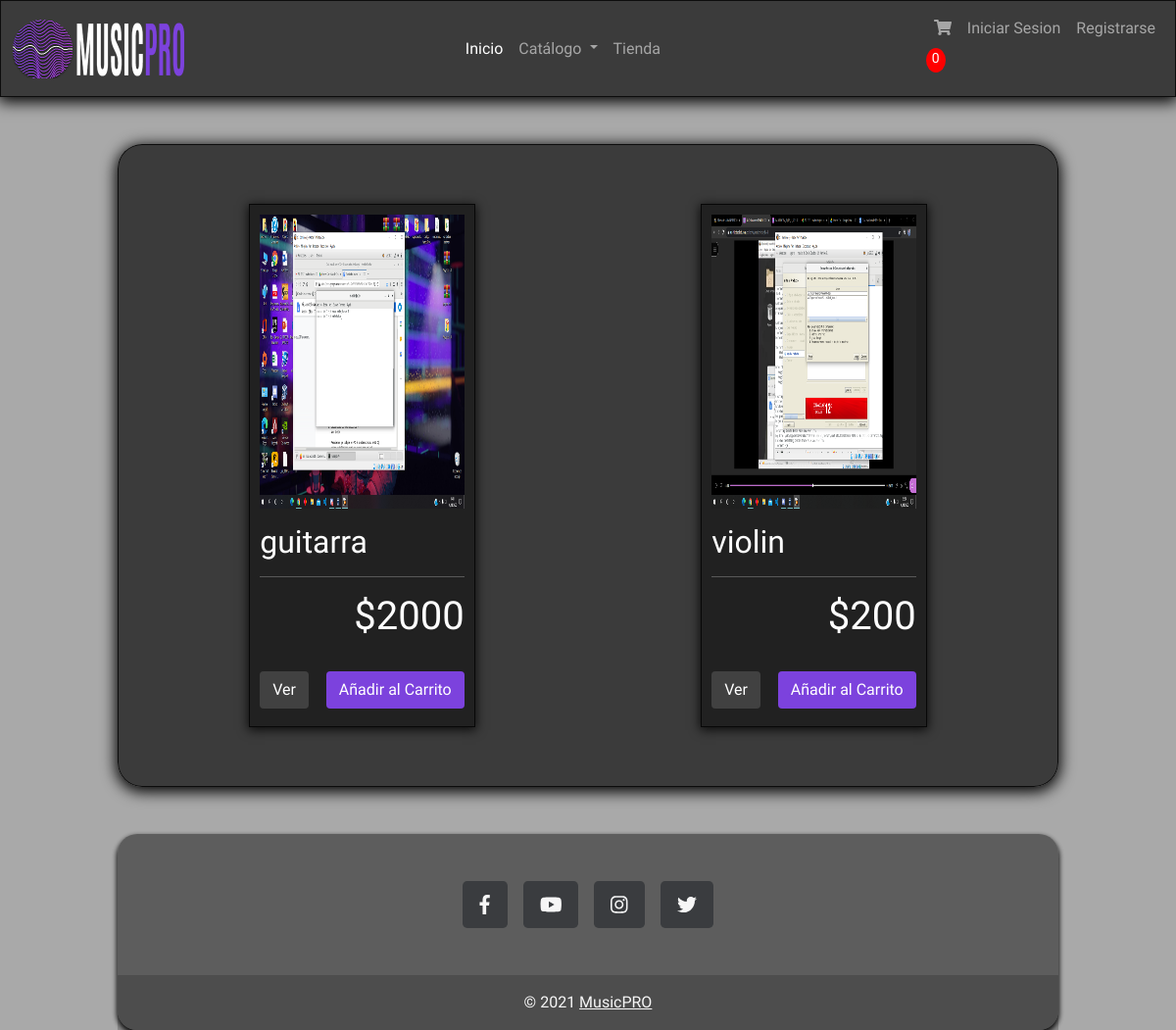
Page /store/ on the earlier database version.
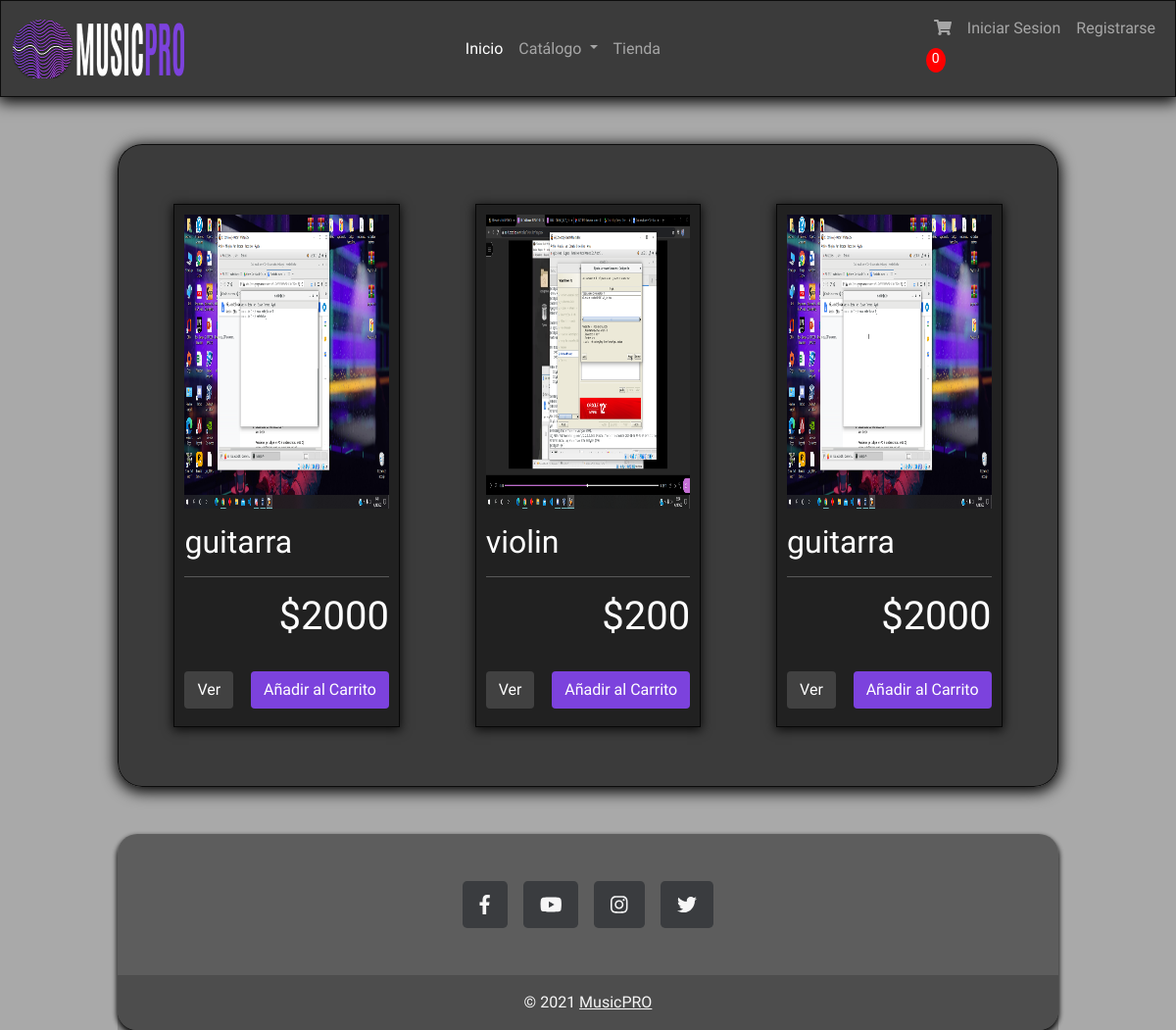
Same page on the later database version.
### app/models.py (models this page shows, shortened)
class Product(models.Model):
	name = models.CharField(max_length=200)
	marca = models.CharField(max_length=50,blank=True)
	price = models.FloatField()
	image = models.ImageField(null=True, blank=True)
	@property
	def imageURL(self):
		try:
			url = self.image.url
		except:
			url = ''
		return url

### app/views.py (the view)
# urls.py: path('store/', store, name="store"),
def store(request):
	if request.user.is_authenticated:
		customer = request.user.customer
		order, created = Order.objects.get_or_create(customer=customer, complete=False)
		items = order.orderitem_set.all()
		cartItems = order.get_cart_items
	else:
		items = []
		order = {'get_cart_total':0, 'get_cart_items':0}
		cartItems = order['get_cart_items']
	products = Product.objects.all()
	context = {'products':products, 'cartItems':cartItems}
	return render(request, 'app/store.html', context)

### app/templates/app/store.html (shortened to what this page needs)
{% extends 'app/base.html' %}
{% load static %}
{% load humanize %}
{% block contenido %}
<div class="row row-cols-4 justify-content-around align-items-center">
	{% for product in products %}
	<div id="productitoseparado" class="col">
		<img class="thumbnail" src="{{product.imageURL}}">
		<div class="box-element product">
			<h2 id="nombreproducto" class=""><strong>{{product.name}}</strong></h2>
			<hr>
			<h1 id="precioproducto" class="d-flex justify-content-end align-items-center">${{product.price|floatformat:0}}</h1>
			<br>
			<div class="d-flex justify-content-between ">
				<a class="btn btn-outline-secondary " style="margin-bottom: 8px;" href="#">Ver</a>
				<button data-product="{{product.id}}" style="margin-bottom: 8px;" data-action="add" class="btn btn-outline-primary add-btn update-cart">Añadir al Carrito</button>
			</div>
		</div>
	</div>
	{% endfor %}
</div>
{% endblock %}

Differences in the rows shown:
added Product: imageURL (picture), name "guitarra", price "2000"
